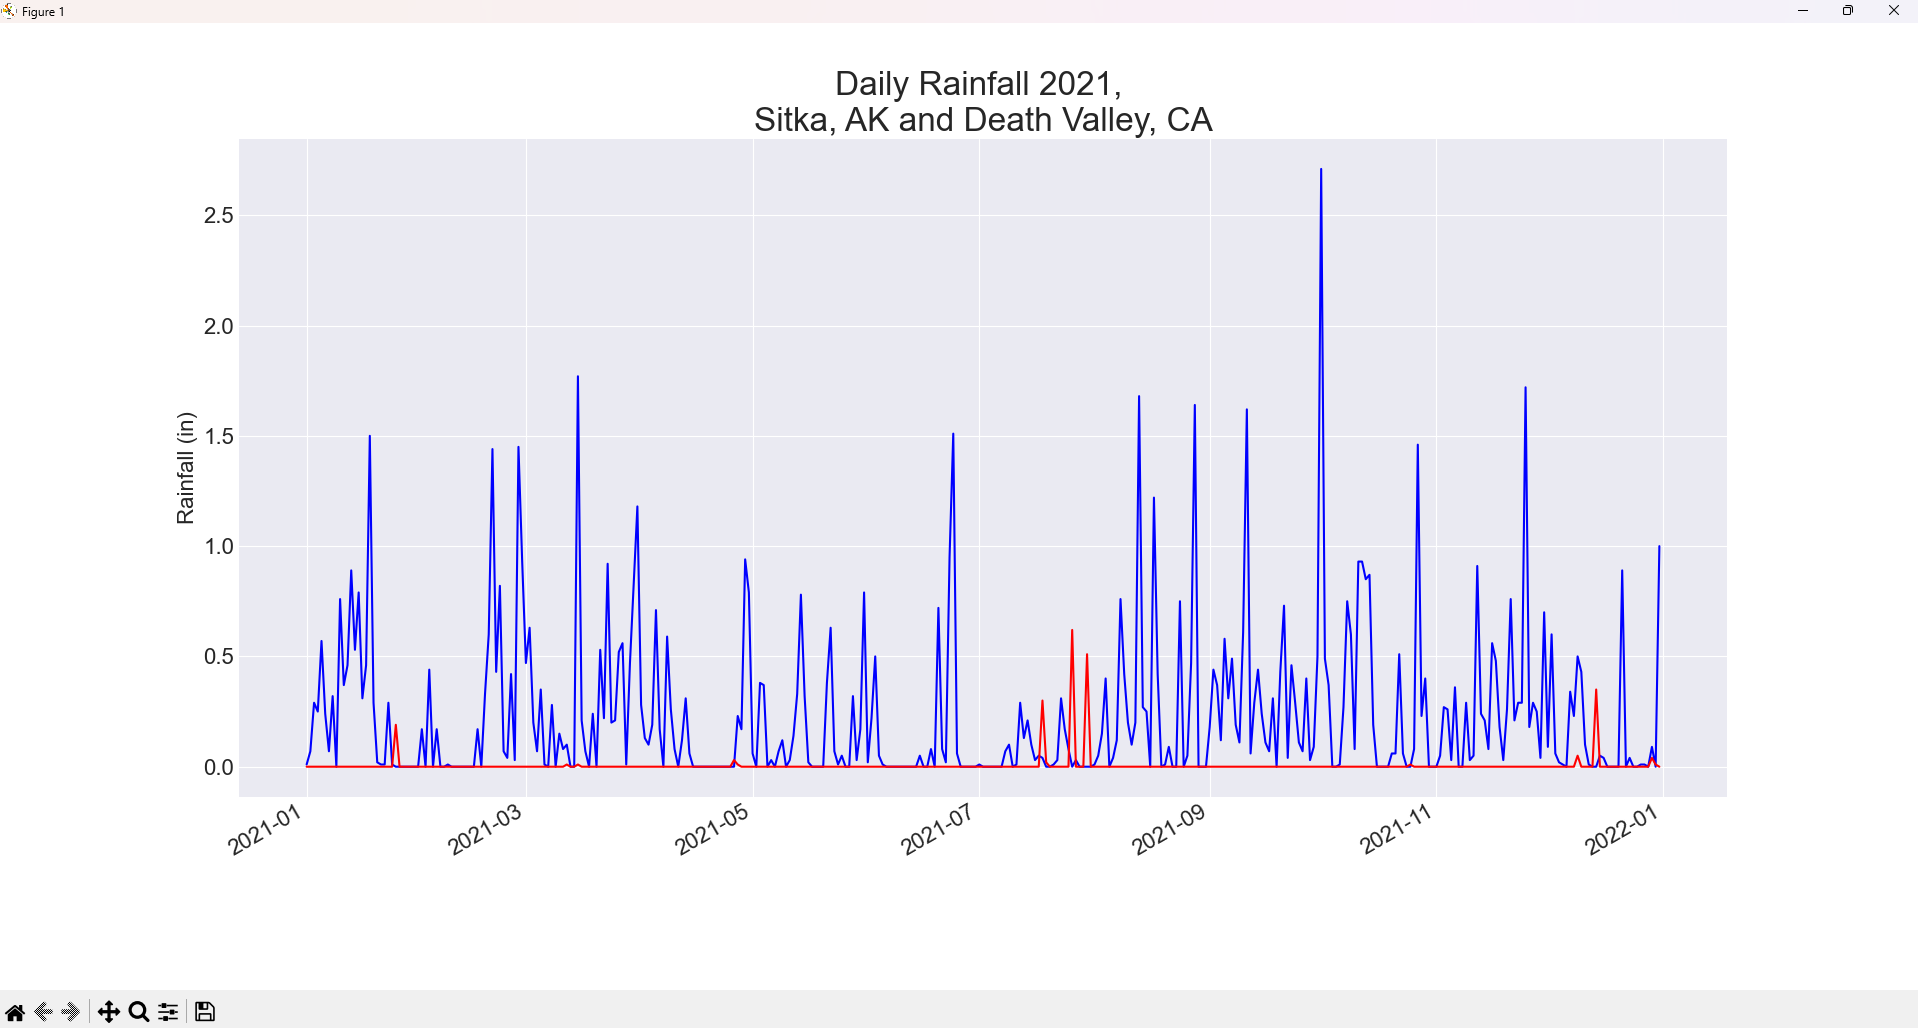

The script that drew this image:
import matplotlib.pyplot as plt
import csv
from datetime import datetime
from pathlib import Path

def get_rain_data(filename, dates_index, prcp_index):
    file_path = Path(filename)
    lines = file_path.read_text().splitlines()
    reader = csv.reader(lines)
    header_row = next(reader)

    for row in reader:
        current_date = datetime.strptime(row[dates_index], '%Y-%m-%d')
        try:
            rain = float(row[prcp_index])
        except ValueError:
            print(f'Missing Data from {current_date}')
        else:
            dates.append(current_date)
            prcp.append(rain)
        
    return dates, prcp

dates, prcp = [], []
sitka_dates, sitka_rainfall = get_rain_data('weather_data/sitka_weather_2021_full.csv', 2, 5)

plt.style.use('seaborn-v0_8-darkgrid')
fig, ax = plt.subplots()
ax.plot(dates, prcp, c='blue')

dates, prcp = [], []
death_valley_dates, death_valley_rainfall = get_rain_data('weather_data/death_valley_2021_full.csv', 2, 3)

ax.plot(dates, prcp, c='red')

ax.set_title('Daily Rainfall 2021, \nSitka, AK and Death Valley, CA', fontsize=24)
ax.set_xlabel('', fontsize=16)
fig.autofmt_xdate()
ax.set_ylabel('Rainfall (in)', fontsize=16)
ax.tick_params(labelsize=16)

plt.show()
